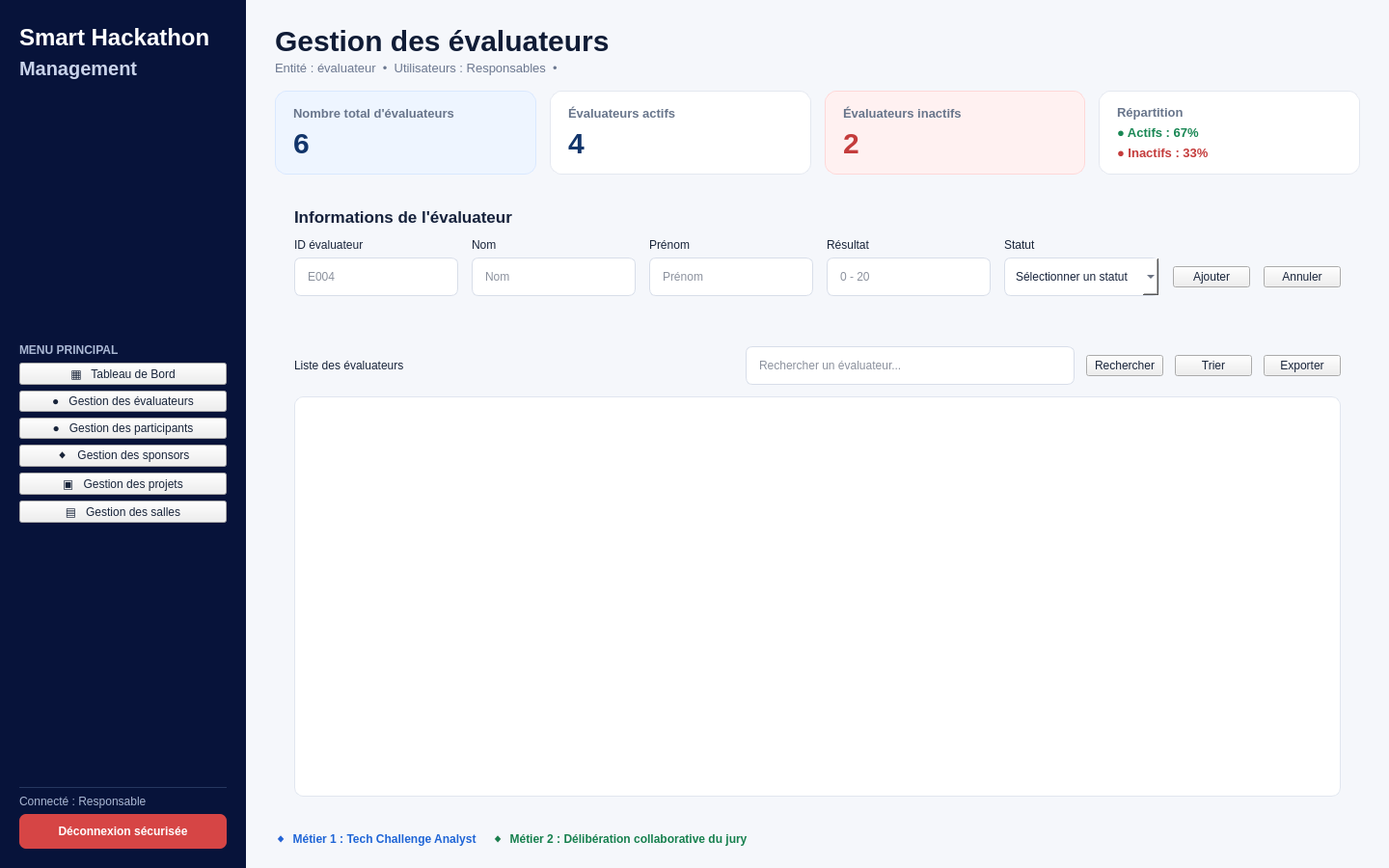
<?xml version="1.0" encoding="UTF-8"?>
<ui version="4.0">
 <class>GestionEvaluateurs</class>
 <widget class="QMainWindow" name="GestionEvaluateurs">
  <property name="geometry">
   <rect><x>0</x><y>0</y><width>1440</width><height>900</height></rect>
  </property>
  <property name="windowTitle">
   <string>Smart Hackathon Management — Gestion des évaluateurs</string>
  </property>
  <property name="styleSheet">
   <string notr="true">
QMainWindow{background:#F5F7FB;}
QWidget{font-family:"Segoe UI";color:#18243A;}
#sidebar{background:#07133A;}
#brand{color:white;font-size:24px;font-weight:700;}
#brand2{color:#C9D3EA;font-size:20px;font-weight:600;}
#sectionTitle{color:#AAB8D4;font-size:12px;font-weight:600;}
#navButton{background:transparent;border:0;border-radius:8px;color:#D9E2F4;text-align:left;padding:12px 16px;font-size:14px;}
#navButton:hover{background:#10224F;}
#navActive{background:#1F65D6;border:0;border-radius:8px;color:white;text-align:left;padding:12px 16px;font-size:14px;font-weight:700;}
#logout{background:#D64545;color:white;border:0;border-radius:7px;padding:11px 16px;font-weight:600;}
#pageTitle{font-size:30px;font-weight:750;color:#101C36;}
#subtitle{color:#6C7890;font-size:13px;}
#cardForm,#cardTableExtra{background:white;border:1px solid #E4E8F0;border-radius:12px;}
#cardTotal{background:#EEF5FF;border:1px solid #D9E8FF;border-radius:12px;}
#cardInactive{background:#FFF1F1;border:1px solid #FFD8D8;border-radius:12px;}
#metricTotalLabel,#metricActiveLabel,#metricInactiveLabel,#metricScoreLabel{color:#68758B;font-size:13px;font-weight:600;}
#metricTotal,#metricActive,#metricScore{font-size:30px;font-weight:800;color:#12356B;}
#metricInactive{font-size:30px;font-weight:800;color:#C43C3C;}
#sectionHeader{font-size:17px;font-weight:750;color:#15213B;}
#fieldLabel{font-size:12px;font-weight:700;color:#59677F;}
QLineEdit,QComboBox{background:white;border:1px solid #D8DEE9;border-radius:7px;padding:9px 11px;min-height:20px;color:#17233B;}
QLineEdit:focus,QComboBox:focus{border:1px solid #1F65D6;}
#primary{background:#1F65D6;color:white;border:0;border-radius:7px;padding:10px 18px;font-weight:700;}
#secondary{background:#EEF1F6;color:#39465C;border:1px solid #D8DEE9;border-radius:7px;padding:10px 18px;font-weight:600;}
#danger{background:#D64545;color:white;border:0;border-radius:7px;padding:8px 13px;font-weight:600;}
#edit{background:#EAF3FF;color:#1F65D6;border:1px solid #CFE2FF;border-radius:7px;padding:8px 13px;font-weight:600;}
#tableSearch{background:white;border:1px solid #D8DEE9;border-radius:7px;padding:9px 12px;}
QTableWidget{background:white;border:1px solid #E1E6EF;border-radius:9px;gridline-color:#EDF0F5;selection-background-color:#EAF3FF;selection-color:#15213B;}
QHeaderView::section{background:#1F437A;color:white;border:0;border-right:1px solid #31568F;padding:10px;font-size:12px;font-weight:700;}
#statusActive{background:#E7F7EF;color:#16804E;border-radius:10px;padding:4px 9px;font-weight:700;}
#statusInactive{background:#FCEAEA;color:#C43C3C;border-radius:10px;padding:4px 9px;font-weight:700;}
#footer{color:#8490A4;font-size:11px;}
QPushButton{outline:0;}
   </string>
  </property>
  <widget class="QWidget" name="centralwidget">
   <layout class="QHBoxLayout" name="mainLayout">
    <property name="spacing"><number>0</number></property>
    <property name="leftMargin"><number>0</number></property>
    <property name="topMargin"><number>0</number></property>
    <property name="rightMargin"><number>0</number></property>
    <property name="bottomMargin"><number>0</number></property>
    <item>
     <widget class="QFrame" name="sidebar">
      <property name="minimumSize"><size><width>255</width><height>0</height></size></property>
      <property name="maximumSize"><size><width>255</width><height>16777215</height></size></property>
      <layout class="QVBoxLayout" name="sideLayout">
       <property name="leftMargin"><number>20</number></property><property name="topMargin"><number>25</number></property><property name="rightMargin"><number>20</number></property><property name="bottomMargin"><number>20</number></property>
       <item><widget class="QLabel" name="brand"><property name="text"><string>Smart Hackathon</string></property></widget></item>
       <item><widget class="QLabel" name="brand2"><property name="text"><string>Management</string></property></widget></item>
       <item><spacer name="spacerBrand"><property name="orientation"><enum>Qt::Vertical</enum></property><property name="sizeHint"><size><width>20</width><height>18</height></size></property></spacer></item>
       <item><widget class="QLabel" name="sectionTitle"><property name="text"><string>MENU PRINCIPAL</string></property></widget></item>
       <item><widget class="QPushButton" name="navDashboard"><property name="objectName"><string>navButton</string></property><property name="text"><string>▦   Tableau de Bord</string></property></widget></item>
       <item><widget class="QPushButton" name="navEvaluateurs"><property name="objectName"><string>navActive</string></property><property name="text"><string>●   Gestion des évaluateurs</string></property></widget></item>
       <item><widget class="QPushButton" name="navParticipants"><property name="objectName"><string>navButton</string></property><property name="text"><string>●   Gestion des participants</string></property></widget></item>
       <item><widget class="QPushButton" name="navSponsors"><property name="objectName"><string>navButton</string></property><property name="text"><string>◆   Gestion des sponsors</string></property></widget></item>
       <item><widget class="QPushButton" name="navProjects"><property name="objectName"><string>navButton</string></property><property name="text"><string>▣   Gestion des projets</string></property></widget></item>
       <item><widget class="QPushButton" name="navSales"><property name="objectName"><string>navButton</string></property><property name="text"><string>▤   Gestion des salles</string></property></widget></item>
       <item><spacer name="spacerMenu"><property name="orientation"><enum>Qt::Vertical</enum></property><property name="sizeHint"><size><width>20</width><height>40</height></size></property></spacer></item>
       <item><widget class="QFrame" name="separator"><property name="frameShape"><enum>QFrame::HLine</enum></property><property name="styleSheet"><string>color:#26375F;</string></property></widget></item>
       <item><widget class="QLabel" name="roleLabel"><property name="text"><string>Connecté : Responsable</string></property><property name="styleSheet"><string>color:#AAB8D4;font-size:12px;</string></property></widget></item>
       <item><widget class="QPushButton" name="logout"><property name="text"><string>Déconnexion sécurisée</string></property></widget></item>
      </layout>
     </widget>
    </item>
    <item>
     <widget class="QWidget" name="content">
      <layout class="QVBoxLayout" name="contentLayout">
       <property name="leftMargin"><number>30</number></property><property name="topMargin"><number>25</number></property><property name="rightMargin"><number>30</number></property><property name="bottomMargin"><number>20</number></property>
       <property name="spacing"><number>16</number></property>
       <item>
        <layout class="QVBoxLayout" name="headerLayout">
         <property name="spacing"><number>3</number></property>
         <item><widget class="QLabel" name="pageTitle"><property name="text"><string>Gestion des évaluateurs</string></property></widget></item>
         <item><widget class="QLabel" name="subtitle"><property name="text"><string>Entité : évaluateur  •  Utilisateurs : Responsables  •  </string></property></widget></item>
        </layout>
       </item>
       <item>
        <layout class="QHBoxLayout" name="metricsLayout">
         <property name="spacing"><number>14</number></property>
         <item>
          <widget class="QFrame" name="cardTotal">
           <layout class="QVBoxLayout"><property name="leftMargin"><number>18</number></property><property name="topMargin"><number>14</number></property><property name="rightMargin"><number>18</number></property><property name="bottomMargin"><number>14</number></property>
            <item><widget class="QLabel" name="metricTotalLabel"><property name="text"><string>Nombre total d'évaluateurs</string></property></widget></item>
            <item><widget class="QLabel" name="metricTotal"><property name="text"><string>6</string></property></widget></item>
           </layout>
          </widget>
         </item>
         <item>
          <widget class="QFrame" name="cardForm">
           <layout class="QVBoxLayout"><property name="leftMargin"><number>18</number></property><property name="topMargin"><number>14</number></property><property name="rightMargin"><number>18</number></property><property name="bottomMargin"><number>14</number></property>
            <item><widget class="QLabel" name="metricActiveLabel"><property name="text"><string>Évaluateurs actifs</string></property></widget></item>
            <item><widget class="QLabel" name="metricActive"><property name="text"><string>4</string></property></widget></item>
           </layout>
          </widget>
         </item>
         <item>
          <widget class="QFrame" name="cardInactive">
           <layout class="QVBoxLayout"><property name="leftMargin"><number>18</number></property><property name="topMargin"><number>14</number></property><property name="rightMargin"><number>18</number></property><property name="bottomMargin"><number>14</number></property>
            <item><widget class="QLabel" name="metricInactiveLabel"><property name="text"><string>Évaluateurs inactifs</string></property></widget></item>
            <item><widget class="QLabel" name="metricInactive"><property name="text"><string>2</string></property></widget></item>
           </layout>
          </widget>
         </item>
         <item>
          <widget class="QFrame" name="cardTableExtra">
           <layout class="QVBoxLayout"><property name="leftMargin"><number>18</number></property><property name="topMargin"><number>14</number></property><property name="rightMargin"><number>18</number></property><property name="bottomMargin"><number>14</number></property>
            <item><widget class="QLabel" name="metricScoreLabel"><property name="text"><string>Répartition</string></property></widget></item>
            <item><widget class="QLabel" name="metricRepartitionActive"><property name="text"><string>● Actifs : 67%</string></property><property name="styleSheet"><string>color:#198754;font-size:13px;font-weight:700;</string></property></widget></item>
            <item><widget class="QLabel" name="metricRepartitionInactive"><property name="text"><string>● Inactifs : 33%</string></property><property name="styleSheet"><string>color:#C43C3C;font-size:13px;font-weight:700;</string></property></widget></item>
           </layout>
          </widget>
         </item>
        </layout>
       </item>
       <item>
        <widget class="QFrame" name="cardExtra2">
         <layout class="QVBoxLayout">
          <property name="leftMargin"><number>20</number></property><property name="topMargin"><number>18</number></property><property name="rightMargin"><number>20</number></property><property name="bottomMargin"><number>18</number></property><property name="spacing"><number>12</number></property>
          <item><widget class="QLabel" name="sectionHeader"><property name="text"><string>Informations de l'évaluateur</string></property></widget></item>
          <item>
           <layout class="QGridLayout" name="formLayout">
            <property name="horizontalSpacing"><number>14</number></property><property name="verticalSpacing"><number>6</number></property>
            <item row="0" column="0"><widget class="QLabel" name="fieldLabel1"><property name="objectName"><string>fieldLabel</string></property><property name="text"><string>ID évaluateur</string></property></widget></item>
            <item row="0" column="1"><widget class="QLabel" name="fieldLabel2"><property name="objectName"><string>fieldLabel</string></property><property name="text"><string>Nom</string></property></widget></item>
            <item row="0" column="2"><widget class="QLabel" name="fieldLabel3"><property name="objectName"><string>fieldLabel</string></property><property name="text"><string>Prénom</string></property></widget></item>
            <item row="0" column="3"><widget class="QLabel" name="fieldLabel4"><property name="objectName"><string>fieldLabel</string></property><property name="text"><string>Résultat</string></property></widget></item>
            <item row="0" column="4"><widget class="QLabel" name="fieldLabel5"><property name="objectName"><string>fieldLabel</string></property><property name="text"><string>Statut</string></property></widget></item>
            <item row="1" column="0"><widget class="QLineEdit" name="idEvaluateurEdit"><property name="placeholderText"><string>E004</string></property></widget></item>
            <item row="1" column="1"><widget class="QLineEdit" name="nomEdit"><property name="placeholderText"><string>Nom</string></property></widget></item>
            <item row="1" column="2"><widget class="QLineEdit" name="prenomEdit"><property name="placeholderText"><string>Prénom</string></property></widget></item>
            <item row="1" column="3"><widget class="QLineEdit" name="resultatEdit"><property name="placeholderText"><string>0 - 20</string></property></widget></item>
            <item row="1" column="4"><widget class="QComboBox" name="statutCombo">
             <item>
              <property name="text">
               <string>Sélectionner un statut</string>
              </property>
             </item>
             <item>
              <property name="text">
               <string>Actifs</string>
              </property>
             </item>
             <item>
              <property name="text">
               <string>Inactifs</string>
              </property>
             </item>
            </widget></item>
            <item row="1" column="5">
             <widget class="QPushButton" name="ajouterButton"><property name="objectName"><string>primary</string></property><property name="text"><string>Ajouter</string></property></widget>
            </item>
            <item row="1" column="6">
             <widget class="QPushButton" name="annulerButton"><property name="objectName"><string>secondary</string></property><property name="text"><string>Annuler</string></property></widget>
            </item>
           </layout>
          </item>
         </layout>
        </widget>
       </item>
       <item>
        <widget class="QFrame" name="cardTable">
         <property name="objectName"><string>card</string></property>
         <layout class="QVBoxLayout">
          <property name="leftMargin"><number>20</number></property><property name="topMargin"><number>18</number></property><property name="rightMargin"><number>20</number></property><property name="bottomMargin"><number>18</number></property><property name="spacing"><number>12</number></property>
          <item>
           <layout class="QHBoxLayout" name="tableToolbar">
            <item><widget class="QLabel" name="sectionHeader2"><property name="objectName"><string>sectionHeader</string></property><property name="text"><string>Liste des évaluateurs</string></property></widget></item>
            <item><spacer name="toolbarSpacer"><property name="orientation"><enum>Qt::Horizontal</enum></property><property name="sizeHint"><size><width>80</width><height>20</height></size></property></spacer></item>
            <item><widget class="QLineEdit" name="rechercheEdit"><property name="objectName"><string>tableSearch</string></property><property name="minimumSize"><size><width>230</width><height>0</height></size></property><property name="placeholderText"><string>Rechercher un évaluateur...</string></property></widget></item>
            <item><widget class="QPushButton" name="rechercherButton"><property name="objectName"><string>primary</string></property><property name="text"><string>Rechercher</string></property></widget></item>
            <item><widget class="QPushButton" name="trierButton"><property name="objectName"><string>secondary</string></property><property name="text"><string>Trier</string></property></widget></item>
            <item><widget class="QPushButton" name="exporterButton"><property name="objectName"><string>primary</string></property><property name="text"><string>Exporter</string></property></widget></item>
           </layout>
          </item>
          <item>
           <widget class="QTableWidget" name="evaluateursTable">
            <property name="minimumSize"><size><width>0</width><height>250</height></size></property>
            <property name="alternatingRowColors"><bool>true</bool></property>
            <property name="selectionBehavior"><enum>QAbstractItemView::SelectRows</enum></property>
            <property name="selectionMode"><enum>QAbstractItemView::SingleSelection</enum></property>
           </widget>
          </item>
         </layout>
        </widget>
       </item>
       <item>
        <layout class="QHBoxLayout" name="businessLayout">
         <item><widget class="QPushButton" name="business1"><property name="flat"><bool>true</bool></property><property name="text"><string>◆  Métier 1 : Tech Challenge Analyst</string></property><property name="styleSheet"><string>QPushButton{color:#1F65D6;font-weight:700;border:0;background:transparent;text-align:left;} QPushButton:hover{text-decoration:underline;}</string></property></widget></item>
         <item><widget class="QPushButton" name="business2"><property name="flat"><bool>true</bool></property><property name="text"><string>◆  Métier 2 : Délibération collaborative du jury</string></property><property name="styleSheet"><string>QPushButton{color:#16804E;font-weight:700;border:0;background:transparent;text-align:left;} QPushButton:hover{text-decoration:underline;}</string></property></widget></item>
         <item><spacer name="businessSpacer"><property name="orientation"><enum>Qt::Horizontal</enum></property><property name="sizeHint"><size><width>40</width><height>20</height></size></property></spacer></item>
         <item><widget class="QLabel" name="footer"><property name="objectName"><string>footer</string></property><property name="text"><string></string></property></widget></item>
        </layout>
       </item>
      </layout>
     </widget>
    </item>
   </layout>
  </widget>
 </widget>
 <resources/>
 <connections/>
</ui>
